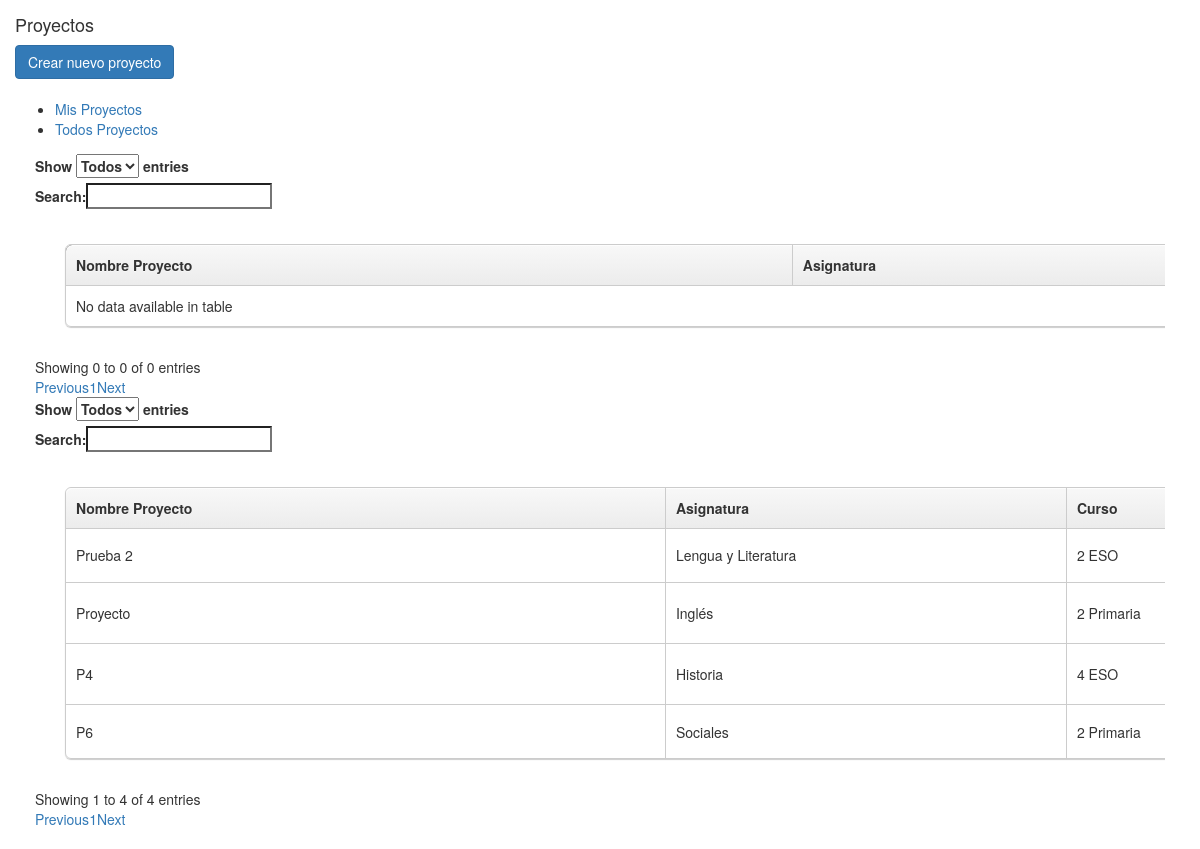
Page /editor/proyectos (signed in) on the earlier database version.
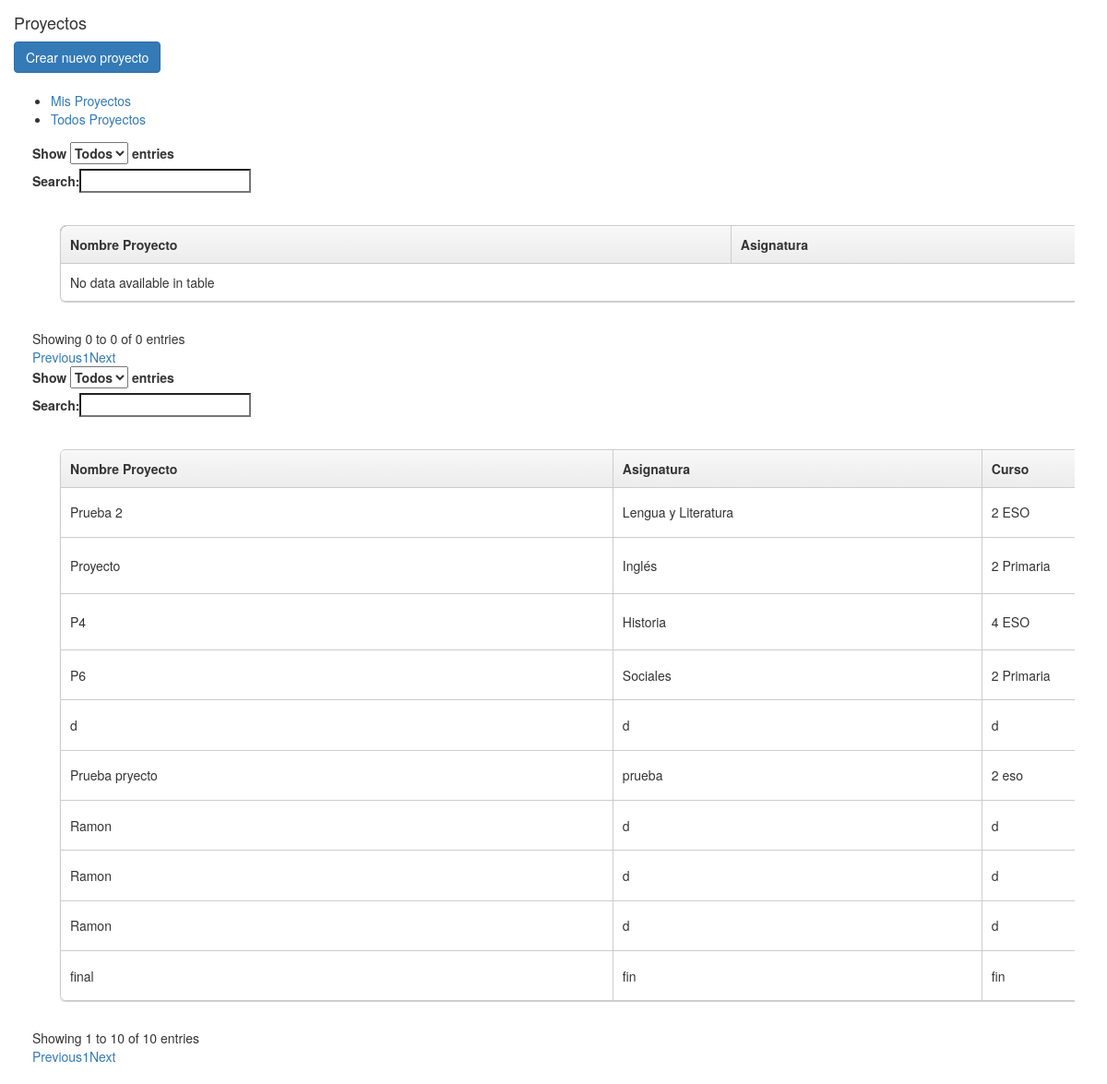
Same page on the later database version.
### editor/models.py (models this page shows)
class Projects(models.Model):
    nombre = models.CharField(max_length=100, default="")
    asignatura = models.CharField(max_length=100, default="")
    curso = models.CharField(max_length=50)
    etiquetas = models.CharField(max_length=200)
    privado = models.BooleanField(null=True)
    usuario = models.CharField(max_length=50)
    fecha = models.DateField(null=True)
    contenido = models.BinaryField(null = True)
    canvas = models.TextField(default="")

### editor/views.py (the view)
# urls.py: path('proyectos', views.proyectos, name='proyectos'),
@login_required
def proyectos(request):
    myProjects = Projects.objects.filter(usuario=request.user.username)
    allProjects = Projects.objects.filter(privado= 0).exclude(usuario=request.user.username)
    return render(request, 'editor/dash/proyectos.html', {'myProjects':myProjects, 'allProjects': allProjects})

### editor/templates/editor/dash/proyectos.html (shortened to what this page needs)
{% extends "editor/dash/base-proyectos.html" %}
{% load static %}
{% block misProyectos %}
<div class="col-md-12">
    <div class="table-responsive">
        <table id="tablaMisProyectos" class="bordered" width="180%">
            <thead class="fondooo">
                <th>Nombre Proyecto</th>
                <th>Asignatura</th>
            </thead>
            <tbody>
            </tbody>
        </table>
    </div>
</div>
{% endblock misProyectos %}
{% block todosProyectos %}
<div class="col-md-12">
    <div class="table-responsive">
        <table id="tablaTodosProyectos" class="bordered" width="180%">
            <thead >
                <th>Nombre Proyecto</th>
                <th>Asignatura</th>
                <th>Curso</th>
            </thead>
            <tbody>
                {% for project in allProjects %}
                <tr>
                    <td>{{ project.nombre }}</td>
                    <td>{{ project.asignatura }}</td>
                    <td>{{ project.curso }}</td>
                </tr>
                {% endfor %}
            </tbody>
        </table>
    </div>
</div>
{% endblock todosProyectos %}

Differences in the rows shown:
added Projects: nombre "d", asignatura "d", curso "d"
added Projects: nombre "Prueba pryecto", asignatura "prueba", curso "2 eso"
added Projects: nombre "Ramon", asignatura "d", curso "d"
added Projects: nombre "Ramon", asignatura "d", curso "d"
added Projects: nombre "Ramon", asignatura "d", curso "d"
added Projects: nombre "final", asignatura "fin", curso "fin"
Other differences:
text written by a page script: "Show entries Search: Showing 1 to 4 of 4 entries Previous 1 Next" → "Show entries Search: Showing 1 to 10 of 10 entries Previous 1 Next"
